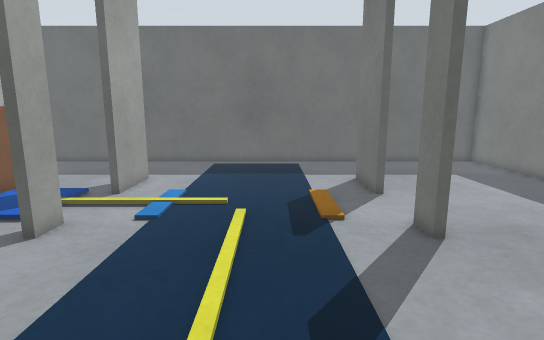
View 1 (above)

17 first-person views from a walk through a Gazebo world. The camera is 0.8 m above the floor, tilts 10° down and sees 80° across. The floor is counted in squares, 0.25 m on a side. Each view is taken from the middle of a square. On the plan, view 1 faces up. The plan holds only what a view shows up to about 20 squares ahead; the rest is blank. Some stock models are drawn as simple stand-ins.

View 2
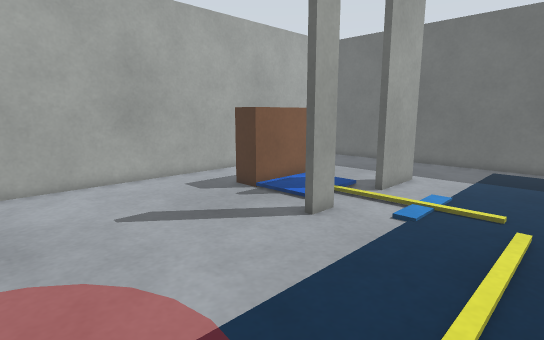

View 3
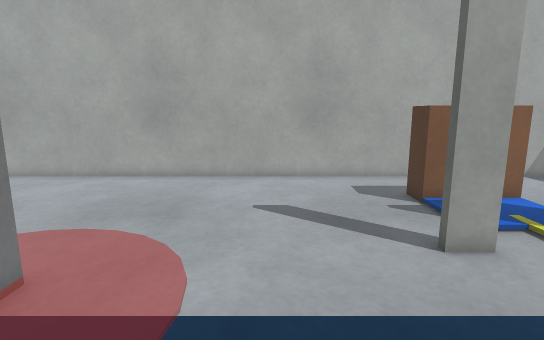

View 4
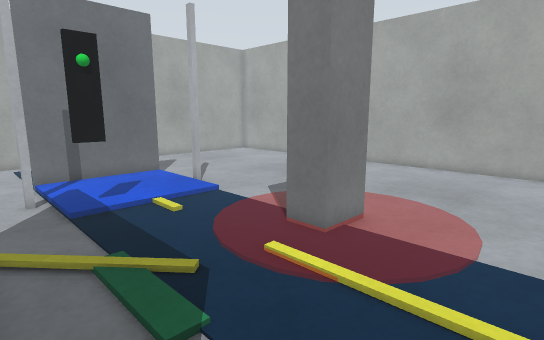

View 5
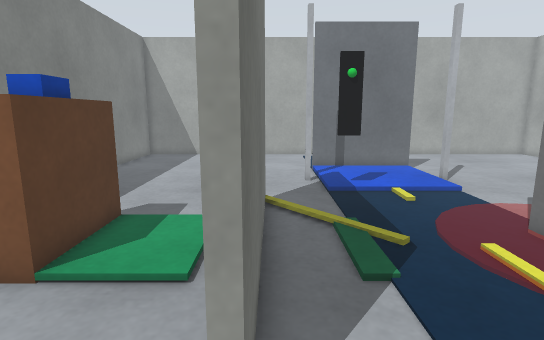

View 6
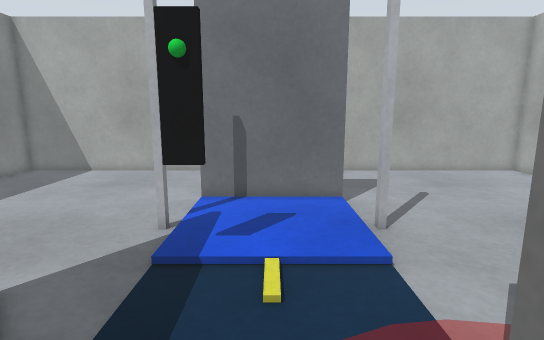

View 7
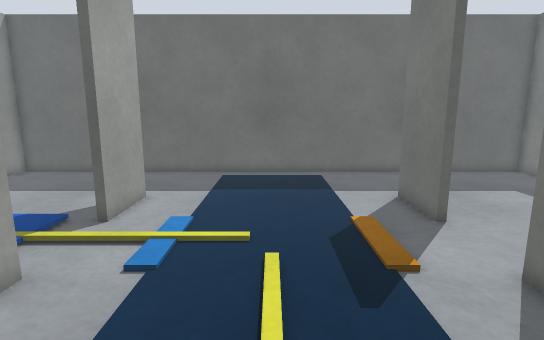

View 8
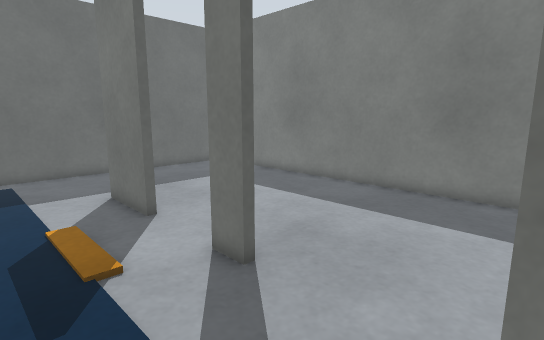

View 9
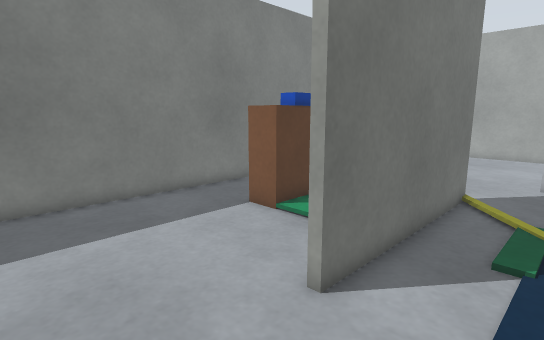

View 10
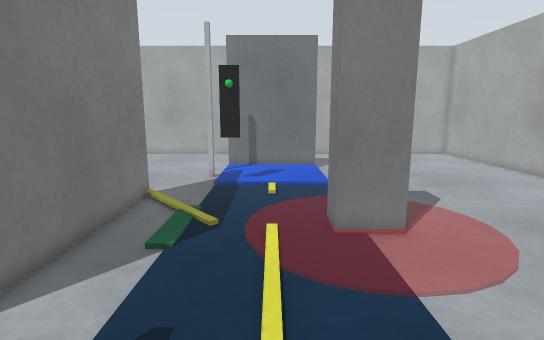

View 11
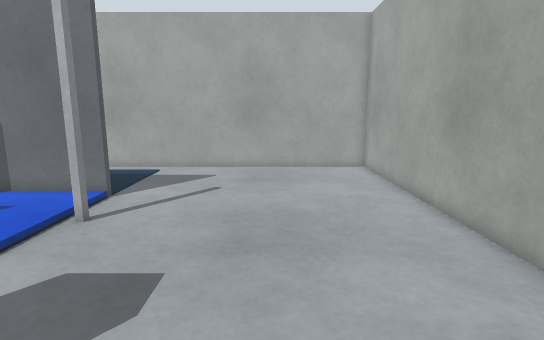

View 12
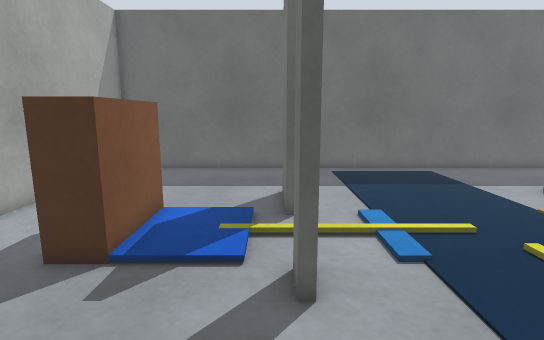

View 13
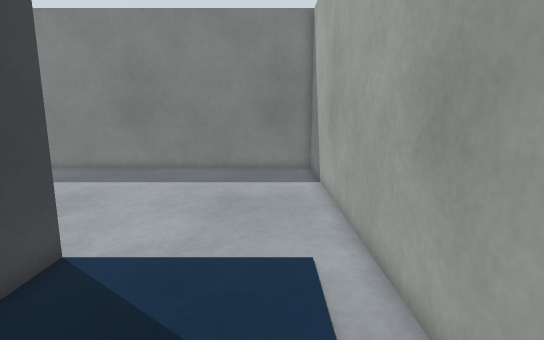

View 14
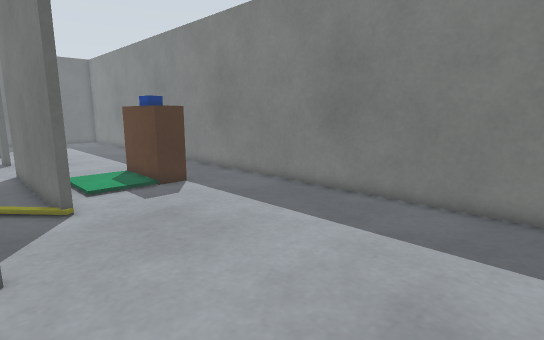

View 15
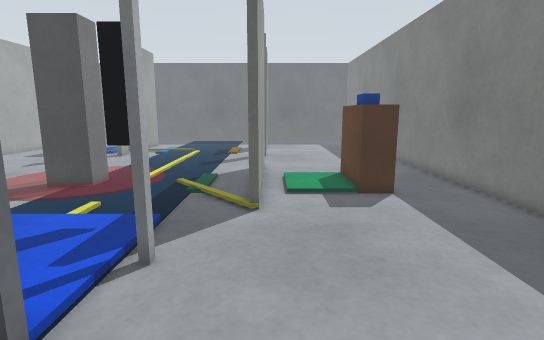

View 16
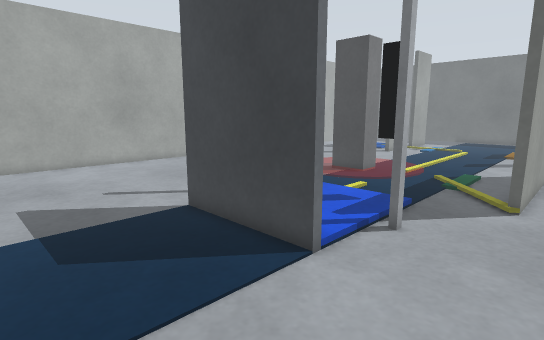

View 17
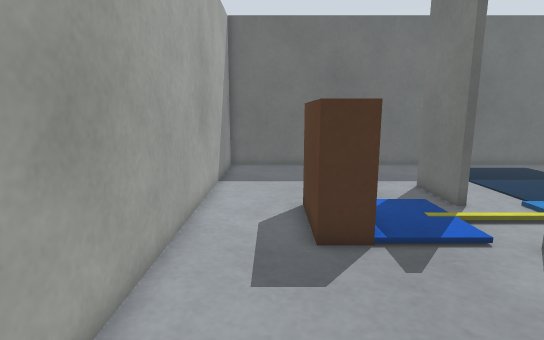

### Floor plan
Points are (right, up) in squares from view 1. A wall is a line through its corners. A room is listed if a view was taken in it or the views show most of it. See-through windows are left out.
Room 1 (views 1, 2, 3, 4, 5, 6, 7, 8, 9, 10, 11, 12, 13, 14, 15, 16, 17)
walls: (4.6, 3) (4.6, -5.5) (4.2, -5.5) (4.2, 3.5) (4.6, 3.5); (4.6, 12.9) (4.2, 12.9) (4.2, 16.1); (-6.2, 16.1) (-6.2, 12.9) (-6.5, 12.9) (-6.5, 16.1); (-15.6, -19.3) (13.6, -19.3) (13.6, 21.9) (-15.6, 21.9) (-15.6, -19.3)
objects: brown box (-12, 10) to (-11, 13); grey box (-6, 8) to (-6, 9); person (-5, -2) to (-3, -1); other object (-4, -12) to (2, -12); other object (-4, -9); other object (1, -7); other object (2, -9); grey box (4, 8) to (4, 9); brown box (9, -3) to (10, -3); blue box (9, -2) to (10, -1); brown box (9, 0) to (10, 0)

Positions as (right, up) in squares from view 1, and headings:
1: (0, 0), facing up
2: (0, 0), facing up-left
3: (1, 4), facing left
4: (4, 4), facing down-left
5: (4, 6), facing down
6: (-1, 0), facing down
7: (-1, 3), facing up
8: (0, 3), facing up-right
9: (1, 8), facing down-right
10: (-1, 8), facing down
11: (-10, 0), facing down
12: (-7, 3), facing up
13: (-5, -17), facing right
14: (2, -17), facing up-right
15: (5, -16), facing up
16: (6, -18), facing up-left
17: (-13, 2), facing up
